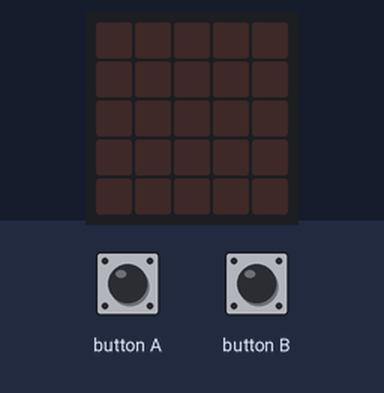
This program was run on a simulated BBC micro:bit running MicroPython. Parts: the board's 5×5 LED display. The test bench sets the inputs (shaded band).

Above: at 1.2 s.
1.3 s: button A pressed for 0.15 s
At 1.47 s:
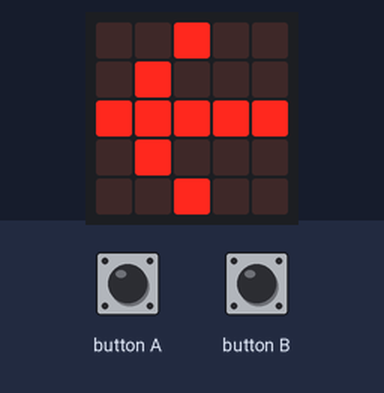
3.1 s: button B pressed for 0.15 s
At 3.27 s:
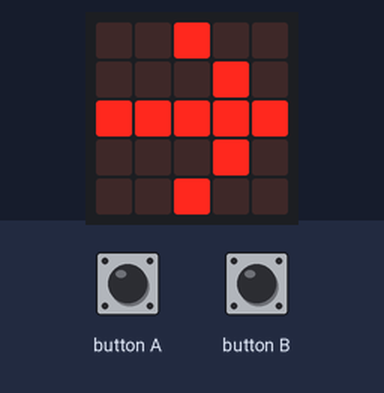
4.9 s: button B pressed for 3.2 s
9.6 s: button A pressed for 3.2 s
At 10.0 s:
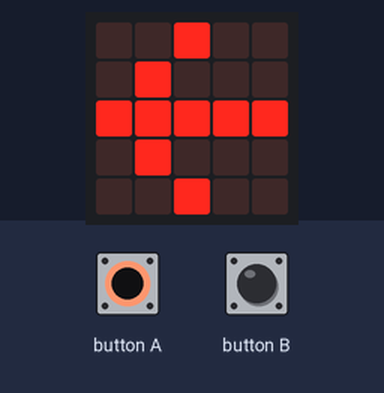
Timing chart, 0 to 12.6 s (numbered marks = the images above; inputs shaded):
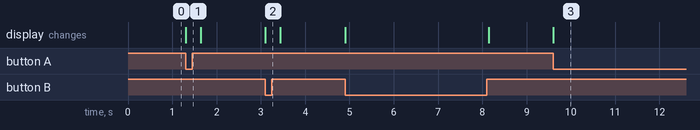

Measured:
- after the input at 1.3 s, the display: changes at once (image 1)
- after the input at 3.1 s, the display: changes at once (image 2)
- after the input at 9.6 s, the display: changes at once (image 3)

The program:

Button_game.py
```python
from microbit import *
while True:
    if button_a.is_pressed():
        display.show(Image.ARROW_W)
    elif button_b.is_pressed():
        display.show(Image.ARROW_E)
    else:
        display.show(Image. HEART)
        display.clear()
        
```
